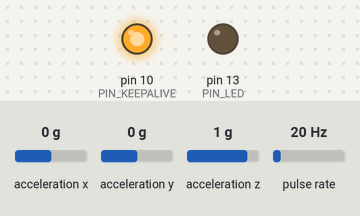
The program below on a simulated Teensy 3. Shown: output pins drawn as LEDs (lit = HIGH). Wiring (inferred from the names in the program): pulse sensor: data A0. Dashed ring = blinking. The test bench sets the inputs (shaded band); at power-on: pulse rate 20 Hz, acceleration x 0 g, acceleration y 0 g, acceleration z 1 g. EEPROM starts erased; what the program prints to the serial monitor is not drawn.

Above: at 1.3 s.
2.8 s: pulse rate (sensor on A0) set to 97 Hz
At 3.26 s:
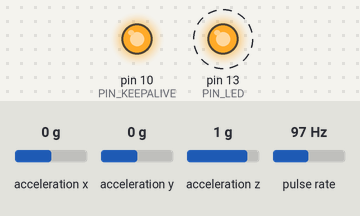
5.8 s: pulse rate (sensor on A0) set to 100 Hz
At 7.1 s:
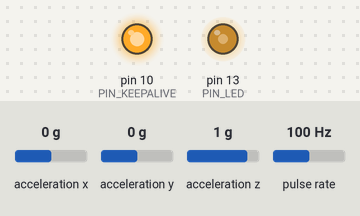
7.4 s: pulse rate (sensor on A0) set to 4 Hz
At 7.65 s:
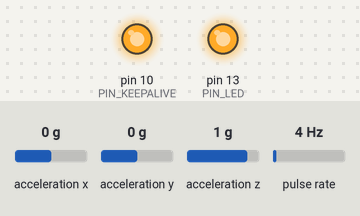
10.4 s: pulse rate (sensor on A0) set to 196 Hz
11.9 s: pulse rate (sensor on A0) set to 50 Hz
At 12.4 s:
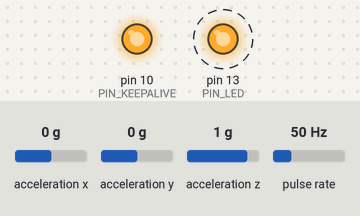
14.9 s: pulse rate (sensor on A0) set to 150 Hz
Timing chart, 0 to 17.4 s (numbered marks = the images above; inputs shaded):
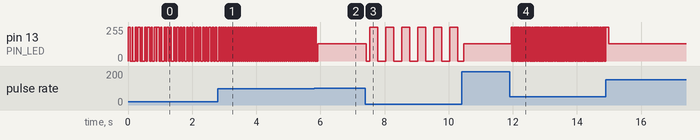

The program:

main.cpp
```cpp
#include <Arduino.h>

#include "config.h"
#include "debug.h"
#include "comm.h"
#include "accel.h"
#include "rpm.h"
#include "eeprom_.h"
#include "oled.h"

void setup() {
  // Init pins
  pinMode (PIN_LED,        OUTPUT      );
  pinMode (PIN_RPM_SENSOR, INPUT_PULLUP);
  pinMode (PIN_KEEPALIVE,  OUTPUT);
  digitalWrite (PIN_KEEPALIVE, HIGH);
  // Init comms
  Debug.begin(BAUD_DEBUG);
  bt_config();
  bt_begin ();
  // Init EEPROM
  eeprom_init();
  // Init modules
  acc_init();
  rpm_init();
  Debug.println("Ready.");
  blink_status(5);
}


void loop() {
  long now = millis();
  acc_exec(now);
  rpm_exec(now);
  // blip_autosave_exec(now);
}
```

accel.cpp
```cpp
#include <Arduino.h>

#include "Adafruit_Sensor.h"
#include "Adafruit_ADXL345_U.h"

#include "accel.h"
#include "config.h"
#include "comm.h"

Adafruit_ADXL345_Unified accel = Adafruit_ADXL345_Unified(12345);

float acc_x = 0;
float acc_y = 0;
float acc_z = 0;

const long acc_interval   = 10;
      long acc_last_check =  0;

boolean acc_init() {
  Debug.print("Init acc.");
  accel.begin();
  if(accel.begin()) {
    Debug.print(".");
    accel.setRange   (ADXL345_RANGE_16_G);
    Debug.print(".");
    accel.setDataRate(ADXL345_DATARATE_100_HZ);
    Debug.println("OK!");
    return true;
  } else {
    Debug.println("Error!");
    return false;
  }
}

void acc_read() {
  sensors_event_t event;
  accel.getEvent(&event);
  acc_x = event.acceleration.x;
  acc_y = event.acceleration.y;
  acc_z = event.acceleration.z;
}

void acc_exec(long now) {
  if (now - acc_last_check > acc_interval) {
    //    long A = millis();
    acc_read();
    //    long B = millis();
    BT.print('A');
    BT.print('\t');
    BT.print(now);
    BT.print('\t');
    BT.print(acc_getX());
    BT.print('\t');
    BT.print(acc_getY());
    BT.print('\t');
    BT.print(acc_getZ());
    BT.println();
    //    long C = millis();
    //    BT.print("B-A:"); BT.println(B-A);
    //    BT.print("C-B:"); BT.println(C-B);
    acc_last_check += acc_interval;
  }
}

float acc_getX() {
  return acc_x;
}

float acc_getY() {
  return acc_y;
}

float acc_getZ() {
  return acc_z;
}
```

accel.h
```cpp
#ifndef __ACCEL_H
#define __ACCEL_H

#include <Arduino.h> // for boolean type

boolean acc_init();
void    acc_read();
void    acc_exec(long now);
float   acc_getX();
float   acc_getY();
float   acc_getZ();


#endif
```

comm.cpp
```cpp
#include <Arduino.h>

#include "comm.h"
#include "debug.h"
#include "config.h"

void bt_config () {
  if (BT_FORCE_SETUP) {
    delay(5000);
    Debug.println("# BT setup start");
    blink_status(1);
    Debug.println("# Setting baud rate");
    long BTBaudRates[] = {4800, 9600, 19200, 38400, 57600, 115200};
    for (unsigned int i = 0; i < sizeof(BTBaudRates)/sizeof(long); i++) {
      BT.begin(BTBaudRates[i]);
      BT.print("AT+BAUD8");
      delay(1500);
      BT.end();
      blink_status(1);
      delay(1500);
      Debug.println(i);
    }
    blink_status(2);
    BT.begin(115200);
    delay(1000);
    Debug.println("# Setting BT name");
    BT.print("AT+NAMEDekoboko-");
    bt_print_sn();
    delay(1500);
    Debug.println("# Setting BT pin");
    BT.print("AT+PIN0000");
    delay(1500);
    Debug.println("# BT setup done");
    BT.end();
    blink_status(3);
    delay(1000);
  }
}

void bt_begin () {
  BT.begin(115200);
  BT.print("# Dekoboko v");
  bt_print_version();
  BT.print(" S/N ");
  bt_print_sn();
  BT.println();
}

void bt_print_sn () {
  if (DEKOBOKO_SN < 1000) BT.print('0');
  if (DEKOBOKO_SN <  100) BT.print('0');
  if (DEKOBOKO_SN <   10) BT.print('0');
  BT.print(DEKOBOKO_SN);
}

void bt_print_version () {
  BT.print(VERSION_MAJOR);
  BT.print('.');
  BT.print(VERSION_MINOR);
  BT.print('.');
  BT.print(VERSION_PATCH);
}
```

comm.h
```cpp
#ifndef __COMM_H
#define __COMM_H

#ifndef Debug
#define Debug Serial  // default for Teensy, redefine in your program if necessary
#endif
#ifndef BT
#define BT    Serial1 // default for Teensy, redefine in your program if necessary
#endif

// #include <Arduino.h>

void bt_config        ();
void bt_begin         ();
void bt_print_sn      ();
void bt_print_version ();
#endif
```

debug.cpp
```cpp
#include <Arduino.h>

#include "debug.h"
#include "config.h"

void blink_error(int errorcode) {
  while(true)
    blink(errorcode, BLINK_ERR_BLIP, BLINK_ERR_INTERVAL);
}

void blink_status(int statuscode) {
  blink(statuscode, BLINK_STATUS, 0);
}

void blink(int times, int between, int after) {
  for (int i = 0; i < times; i++) {
    digitalWrite(PIN_LED, HIGH);
    delay(between);
    digitalWrite(PIN_LED, LOW);
    delay(between);
  }
  delay(after);
}
```

debug.h
```cpp
#ifndef __DEBUG_H
#define __DEBUG_H
// #include "Arduino.h"

#define BLINK_STATUS        150
#define BLINK_ERR_BLIP      500
#define BLINK_ERR_INTERVAL 2500

#define ERR_ADXL_NOT_FOUND 1

// Prototyping
void blink       (int times, int between, int after);
void blink_error (int errorcode );
void blink_status(int statuscode);

#endif
```

eeprom_.cpp
```cpp
#include <Arduino.h>
#include <EEPROM.h>

#include "eeprom_.h"
#include "config.h"
#include "rpm.h" // test

void eeprom_init() {
  char _eeprom = 0;
  Debug.print("Checking EEPROM...");
  EEPROM.get(0, _eeprom);
  if (_eeprom == EEPROM_STATUS_UNINITIALIZED || EEPROM_FORCE_RESET) {
    Debug.print("Initializing...");
    EEPROM.put (0, EEPROM_STATUS_OK);
  }
  EEPROM.get(0, _eeprom);
  if (_eeprom == EEPROM_STATUS_OK) {
    Debug.println("OK!");
  } else {
    Debug.println("Error.");
  }

  if(EEPROM_FORCE_RESET) {
    // Reset all EEPROM values
    Debug.print("Resetting EEPROM...");
    EEPROM.put (EEPROM_DIST_TOTAL, (long)0);
    Debug.println("OK!");
  }
}
```

eeprom_.h
```cpp
#ifndef __EEPROM_H
#define __EEPROM_H

// Addresses
#define EEPROM_STATUS        0 // 1 byte
#define EEPROM_VERSION_MAJOR 1 // 1 byte
#define EEPROM_VERSION_MINOR 2 // 1 byte
#define EEPROM_VERSION_PATCH 3 // 1 byte

#define EEPROM_DIST_TOTAL 4 // long -> 4 bytes

// Contents
#define EEPROM_STATUS_UNINITIALIZED 0xFF
#define EEPROM_STATUS_OK            0x01

// Functions
void eeprom_init();

#endif
```

oled.cpp
```cpp
#include <Arduino.h>
#include <SPI.h>
#include <Wire.h>

#include "Adafruit_SSD1306.h"
#include "Adafruit_GFX.h"

#include "oled.h"

#define OLED_RESET 4
Adafruit_SSD1306 display(OLED_RESET);

void oled_init() {
  display.begin(SSD1306_SWITCHCAPVCC, 0x3C);
  display.clearDisplay();

  display.setTextSize(4);
  display.setTextColor(WHITE);
  display.setCursor(0,0);
  display.println("23");

  display.setTextSize(2);
  display.setTextColor(WHITE);
  display.setCursor(64,16);
  display.println("km/h");

  display.display();


  // display.clearDisplay();
  //
  // display.setTextSize(1);
  // display.setTextColor(WHITE);
  // display.setCursor(0,0);
  // display.println("12:45");
  //
  // display.setTextSize(2);
  // display.setTextColor(WHITE);
  // display.setCursor(64,16);
  // display.println("km/h");
  //
  // display.display();

  long tmr = 0;

  for (size_t ctr = 0; ctr < 80; ctr++) {
    display.clearDisplay();

    display.setTextColor(WHITE);

    display.setTextSize(1);
    display.setCursor(1,1);

    display.println("Trip");
    display.println(ctr);
    display.println(micros() - tmr);


    tmr = micros();

    display.setTextSize(3);
    display.setTextColor(WHITE);
    display.setCursor(48,0);
    display.print(ctr);

    // display.fillRect(0, 0, 128, 9, WHITE);
    //
    // display.setTextColor(BLACK);
    //
    // display.setCursor(1,1);
    // display.print("12:47");

    for (size_t i = 0; i <= 40; i++) {
      int pos = 24 + i * 2;
      display.drawPixel(pos, 31, WHITE);
      if (i % 5 == 0)
        display.drawPixel(pos, 30, WHITE);
      if (i % 10 == 0)
        display.drawPixel(pos, 29, WHITE);
      int tripos_x = 24 + ctr;
      int tripos_y = 28;
      display.drawTriangle(tripos_x, tripos_y, tripos_x - 1, tripos_y - 1, tripos_x + 1, tripos_y - 1, WHITE);
    }
    display.display();
    // delay(100);
  }
};
```

oled.h
```cpp
#ifndef __OLED_H
#define __OLED_H

#include <Arduino.h> // for boolean type

void oled_init();

#endif
```

rpm.cpp
```cpp
#include <Arduino.h>
#include <EEPROM.h>

#include "config.h"
#include "rpm.h"
#include "eeprom_.h"

// volatile long blips = 0;
volatile long blips[]  = {0,0,0,0,0,0,0,0,0,0};
volatile int  curblip  = 0;
volatile long allblips = 0;

const long rpm_interval   = 100;
      long rpm_last_check =   0;

// const long eeprom_save_interval = 10000;
//       long eeprom_last_save     =     0;
//
boolean blipstatus = false;

void rpm_init() {
  Debug.print("Init RPM...");
  long _allblips;
  EEPROM.get(EEPROM_DIST_TOTAL, _allblips);
  allblips = _allblips;
  attachInterrupt (PIN_RPM_SENSOR, countBlip, FALLING);
  Debug.println("OK!");
}

void rpm_exec(long now) {
  if(now - rpm_last_check > rpm_interval) {
    incBlip();
    rpm_log(now);
    rpm_last_check += rpm_interval;
  }
}

// void blip_autosave_exec(long now) {
//   if(now - eeprom_last_save > eeprom_save_interval) {
//     long _allblips;
//     _allblips = allblips;
//     EEPROM.put(EEPROM_DIST_TOTAL, _allblips);
//     Debug.print("Saving blips in EEPROM: ");
//     Debug.println(allblips);
//     eeprom_last_save += eeprom_save_interval;
//   }
// }

void countBlip() {
  blips[curblip]++;
  blipstatus = !blipstatus;
  digitalWrite(PIN_LED, blipstatus);
}

void incBlip() {
  allblips += blips[curblip];
  curblip ++;
  if (curblip == 10)
    curblip = 0;
  blips[curblip] = 0;
}

long get_bps() {
  long sum = 0;
  for (int i = 0; i < 10; i++) {
    sum += blips[i];
  }
  return sum;
}

float get_rpm() {
  return 0; // TODO
}

float get_kph() {
  // float res;
  // //     blips/sec              * rev/blip = (blib/rev)^-1
  // return (float)(getAllBlips()) / (DYNAMO_NUM_POLES/2);

/*
  res = (float)(getAllBlips());      // blips / sec
  res *= 3600.0;                     // sec   / h
  res *= 3.1416 * WHEEL_DIAMETER_MM; // mm    / rev
  res *= 2.0 / DYNAMO_NUM_POLES;     // rev   / blip
  res /= 1000000.0;                  // km    / mm
// */
  const float top_const    = 3600.0 * 3.14159 * 2.0;
  const float bottom_const = 1000000.0;
  // const float factor_const = top_const / bottom_const;

  // float top    = (float)(getAllBlips()) * WHEEL_DIAMETER_MM * top_const;
  // float bottom = (float)DYNAMO_NUM_POLES * bottom_const;

  // blips/sec ~= 2.71 * km/h
  // hm/h      ~= 0.37 * blips/sec

  return (float)(get_bps()) * (float)WHEEL_DIAMETER_MM * top_const / ((float)DYNAMO_NUM_POLES * bottom_const);
}

long get_blips() {
  return allblips;
}

float get_rev() {
  return allblips * 2.0 / (float)DYNAMO_NUM_POLES;
}

float get_km() {
  return (float)allblips * ((float)WHEEL_DIAMETER_MM * 3.14159 * 2.0 / ((float)DYNAMO_NUM_POLES *  1000000.0));
}

void save_dist() {
  long _allblips;
  _allblips = allblips;
  EEPROM.put(EEPROM_DIST_TOTAL, _allblips);
}

void rpm_log(long now) {
  BT.print('R');
  BT.print('\t');
  BT.print(now);
  BT.print('\t');
  BT.print(get_bps());
  BT.print('\t');
  BT.print(get_kph());
  BT.print('\t');
  BT.print('\t');
  BT.print(get_blips());
  BT.print('\t');
  BT.print(get_km() ,3);
  BT.print('\t');
  BT.println();
}

void rpm_debug() {
  // for (size_t i = 0; i < 10; i++) {
  //   Debug.print(blips[i]);
  //   Debug.print('\t');
  // }
  Debug.print('\t');
  Debug.print(get_bps());
  Debug.print('\t');
  Debug.print(get_kph(),1);
  Debug.print('\t');
  Debug.print('\t');
  Debug.print(get_blips());
  Debug.print('\t');
  Debug.print(get_rev());
  Debug.print('\t');
  Debug.print(get_km() ,3);
  Debug.println();
}
```

rpm.h
```cpp
#ifndef __RPM_H
#define __RPM_H

void  rpm_init ();
void  rpm_exec (long now);
void  rpm_log  (long now);
void  rpm_debug();

long  get_bps();
float get_rpm();
float get_kph();

long  get_blips();
float get_rev();
float get_km();

void  save_dist();

void  countBlip();
void  incBlip();

// void blip_autosave_exec(long now);

#endif
```

config.h
```cpp
#ifndef __CONFIG_H
#define __CONFIG_H
// User config
#define WHEEL_DIAMETER_MM 457 // 18 inch, R&M Birdy World Comfort
#define DYNAMO_NUM_POLES   28 // Shimano DH-3N30DA

#define DEKOBOKO_SN         0

// Version
#define VERSION_MAJOR       0
#define VERSION_MINOR       0
#define VERSION_PATCH       0

// Internal config
#define BAUD_DEBUG       9600 // irrelevant on Teensy
#define BAUD_BT        115200

#define BT_FORCE_SETUP     false
#define EEPROM_FORCE_RESET false

// Pins
// Interface
#define PIN_LED        13
#define PIN_SWITCH
#define PIN_BUZZER
// SPI
#define PIN_SPI_MOSI   11
#define PIN_SPI_MISO   12
#define PIN_SPI_SCK    14 // because 13 is LED // UNPLUGGED FOR RPM TEST!!
// TWI/I2C
#define PIN_TWI_SDA    18
#define PIN_TWI_SCL    19
// Others
#define PIN_RPM_SENSOR 14 // TODO: CONFLICT WITH SPI SCK!! REASSIGN!
#define PIN_V_BATT
#define PIN_KEEPALIVE  10 // TODO: CONFLICT WITH SPI CS!!  REASSIGN!

// Aliases
#define Debug Serial
#define BT    Serial1

#endif
```

Measured:
- the behaviour switches between 99 and 100 Hz on pulse rate (sensor on A0) (found by bisection; images 1 and 2)
- after the input at 2.8 s, pin 13 (PIN_LED): alternates 255/255 for 0.01 s and 0/255 for 0.01 s, starting after 0.07 s
- after the input at 7.4 s, pin 13 (PIN_LED): 128/255 → 0/255 at once, then repeats every 0.50 s: 255/255 0.25 s, 0/255 0.25 s
- after the input at 11.9 s, pin 13 (PIN_LED): alternates 255/255 for 0.02 s and 0/255 for 0.02 s, starting after 0.05 s
- by itself, pin 13 (PIN_LED): alternates 255/255 for 0.05 s and 0/255 for 0.05 s
